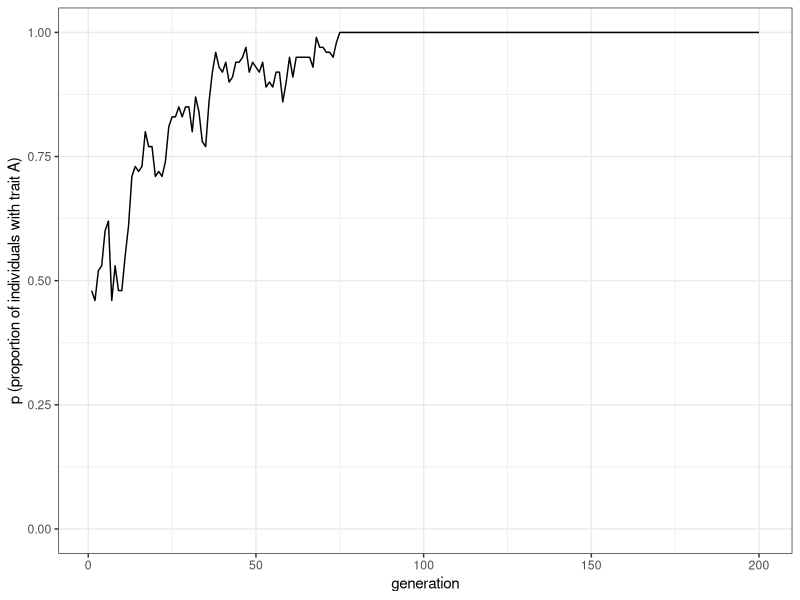
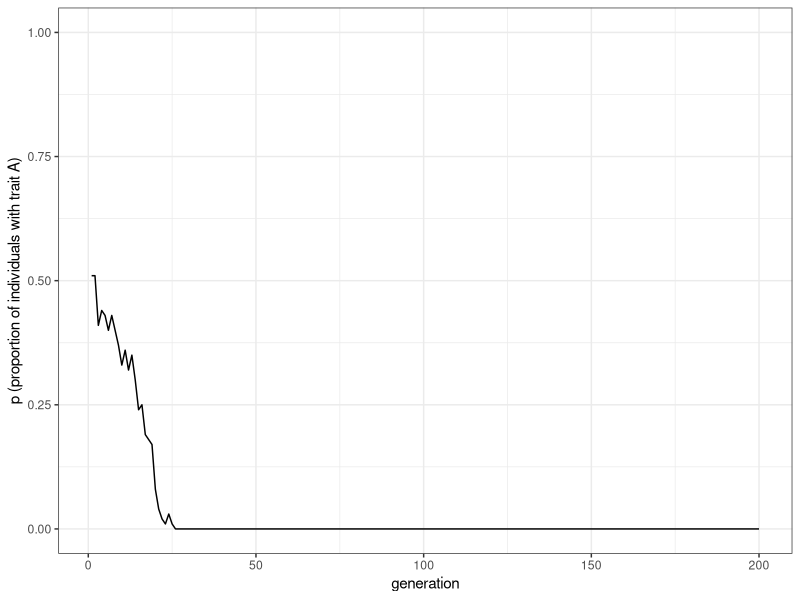
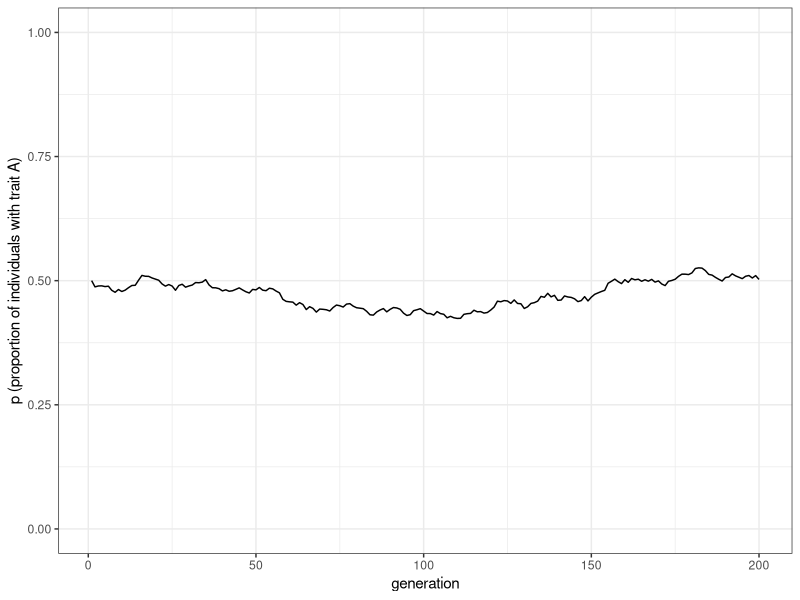
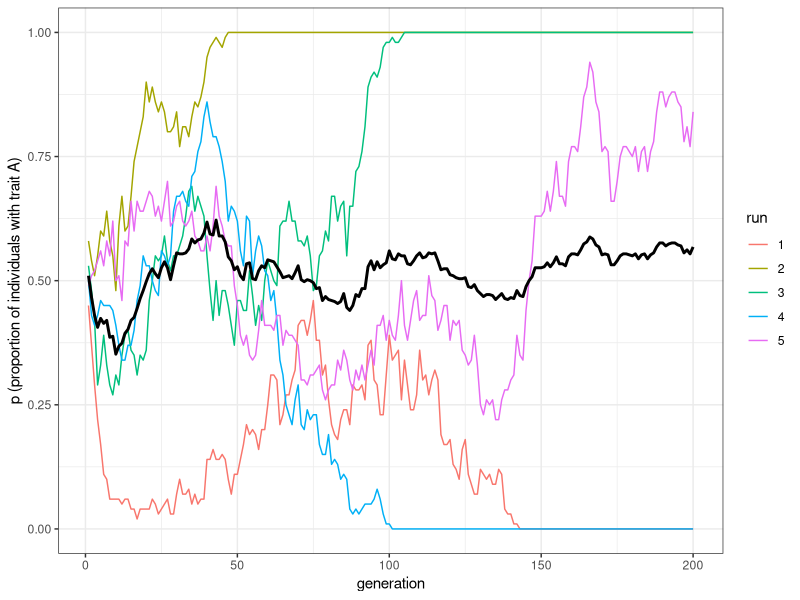
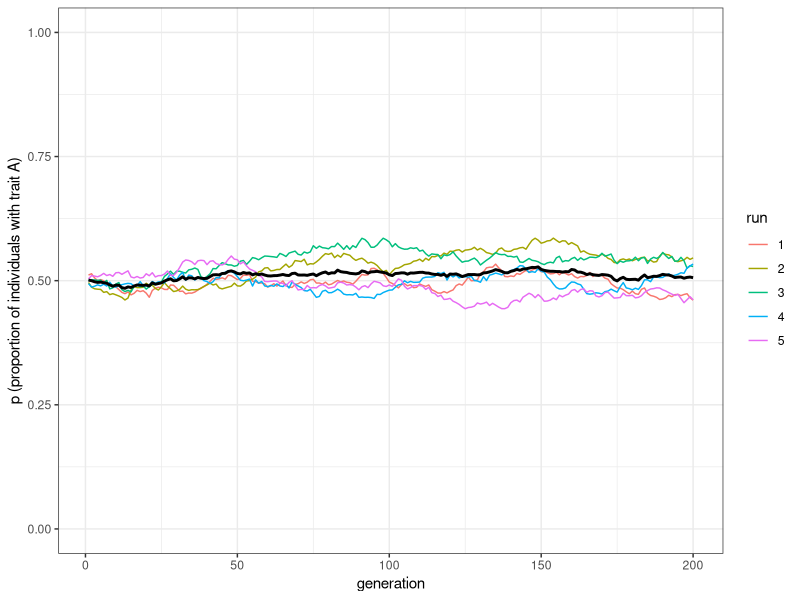
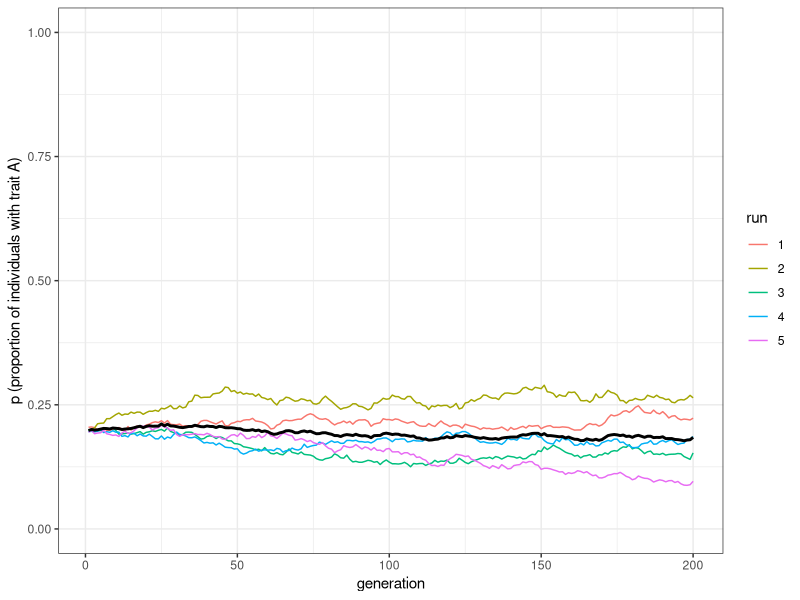
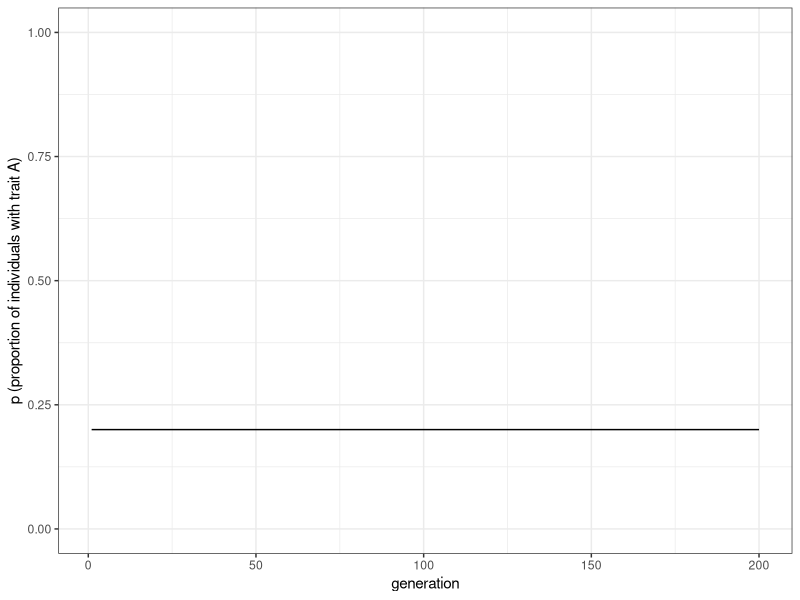

R code for these plots, in order:
## ---- chunk 1
N <- 100
t_max <- 200
## ---- chunk 2
library(tidyverse)
population <- tibble(trait = sample(c("A", "B"), N, replace = TRUE))
## ---- chunk 3
population
## ---- chunk 4
population$trait[4]
## ---- chunk 5
output <- tibble(generation = 1:t_max, p = rep(NA, t_max))
## ---- chunk 6
output$p[1] <- sum(population$trait == "A") / N
output
## ---- chunk 7
for (t in 2:t_max) {
  previous_population <- population # copy the population tibble to previous_population tibble

  population <- tibble(trait = sample(previous_population$trait, N, replace = TRUE)) # randomly copy from previous generation's individuals

  output$p[t] <- sum(population$trait == "A") / N # get p and put it into the output slot for this generation t
}
## ---- chunk 8
ggplot(data = output, aes(y = p, x = generation)) +
  geom_line() +
  ylim(c(0, 1)) +
  theme_bw() +
  labs(y = "p (proportion of individuals with trait A)")
## ---- chunk 9
unbiased_transmission_1 <- function(N, t_max) {
  population <- tibble(trait = sample(c("A", "B"), N, replace = TRUE))

  output <- tibble(generation = 1:t_max, p = rep(NA, t_max))

  output$p[1] <- sum(population$trait == "A") / N

  for (t in 2:t_max) {
    previous_population <- population # copy individuals to previous_population tibble

    population <- tibble(trait = sample(previous_population$trait, N, replace = TRUE))
    # randomly copy from previous generation

    output$p[t] <- sum(population$trait == "A") / N # get p and put it into output slot for this generation t
  }
  output
}
## ---- chunk 10
data_model <- unbiased_transmission_1(N = 100, t_max = 200)
## ---- chunk 11
plot_single_run <- function(data_model) {
  ggplot(data = data_model, aes(y = p, x = generation)) +
    geom_line() +
    ylim(c(0, 1)) +
    theme_bw() +
    labs(y = "p (proportion of individuals with trait A)")
}
## ---- chunk 12
plot_single_run(data_model)
## ---- chunk 13
data_model <- unbiased_transmission_1(N = 10000, t_max = 200)
plot_single_run(data_model)
## ---- chunk 14
unbiased_transmission_2 <- function(N, t_max, r_max) {
  output <- tibble(generation = rep(1:t_max, r_max), p = as.numeric(rep(NA, t_max * r_max)), run = as.factor(rep(1:r_max, each = t_max))) # create the output tibble

  for (r in 1:r_max) { # for each run
    population <- tibble(trait = sample(c("A", "B"), N, replace = TRUE))
    # create first generation

    output[output$generation == 1 & output$run == r, ]$p <- sum(population$trait == "A") / N # add first generation's p for run r

    for (t in 2:t_max) {
      previous_population <- population # copy individuals to previous_population tibble

      population <- tibble(trait = sample(previous_population$trait, N, replace = TRUE))
      # randomly copy from previous generation

      output[output$generation == t & output$run == r, ]$p <- sum(population$trait == "A") / N # get p and put it into output slot for this generation t and run r
    }
  }
  output # export data from function
}
## ---- chunk 15
plot_multiple_runs <- function(data_model) {
  ggplot(data = data_model, aes(y = p, x = generation)) +
    geom_line(aes(colour = run)) +
    stat_summary(fun = mean, geom = "line", size = 1) +
    ylim(c(0, 1)) +
    theme_bw() +
    labs(y = "p (proportion of individuals with trait A)")
}
## ---- chunk 16
data_model <- unbiased_transmission_2(N = 100, t_max = 200, r_max = 5)
plot_multiple_runs(data_model)
## ---- chunk 17
data_model
## ---- chunk 18
data_model <- unbiased_transmission_2(N = 10000, t_max = 200, r_max = 5)
plot_multiple_runs(data_model)
## ---- chunk 19
unbiased_transmission_3 <- function(N, p_0, t_max, r_max) {
  output <- tibble(generation = rep(1:t_max, r_max), p = as.numeric(rep(NA, t_max * r_max)), run = as.factor(rep(1:r_max, each = t_max)))

  for (r in 1:r_max) {
    population <- tibble(trait = sample(c("A", "B"), N, replace = TRUE, prob = c(p_0, 1 - p_0)))
    # create first generation

    output[output$generation == 1 & output$run == r, ]$p <- sum(population$trait == "A") / N # add first generation's p for run r

    for (t in 2:t_max) {
      previous_population <- population # copy individuals to previous_population tibble

      population <- tibble(trait = sample(previous_population$trait, N, replace = TRUE))
      # randomly copy from previous generation

      output[output$generation == t & output$run == r, ]$p <- sum(population$trait == "A") / N # get p and put it into output slot for this generation t and run r
    }
  }
  output # export data from function
}
## ---- chunk 20
data_model <- unbiased_transmission_3(N = 10000, p_0 = 0.2, t_max = 200, r_max = 5)
plot_multiple_runs(data_model)
## ---- chunk 21

p_0 <- 0.2
t_max <- 200

pop_analytical <- tibble(p = rep(NA, t_max), generation = 1:t_max)
pop_analytical$p[1] <- p_0

for (i in 2:t_max) {
  pop_analytical$p[i] <- pop_analytical$p[i - 1]
}

ggplot(data = pop_analytical, aes(y = p, x = generation)) +
  geom_line() +
  ylim(c(0, 1)) +
  theme_bw() +
  labs(y = "p (proportion of individuals with trait A)")
